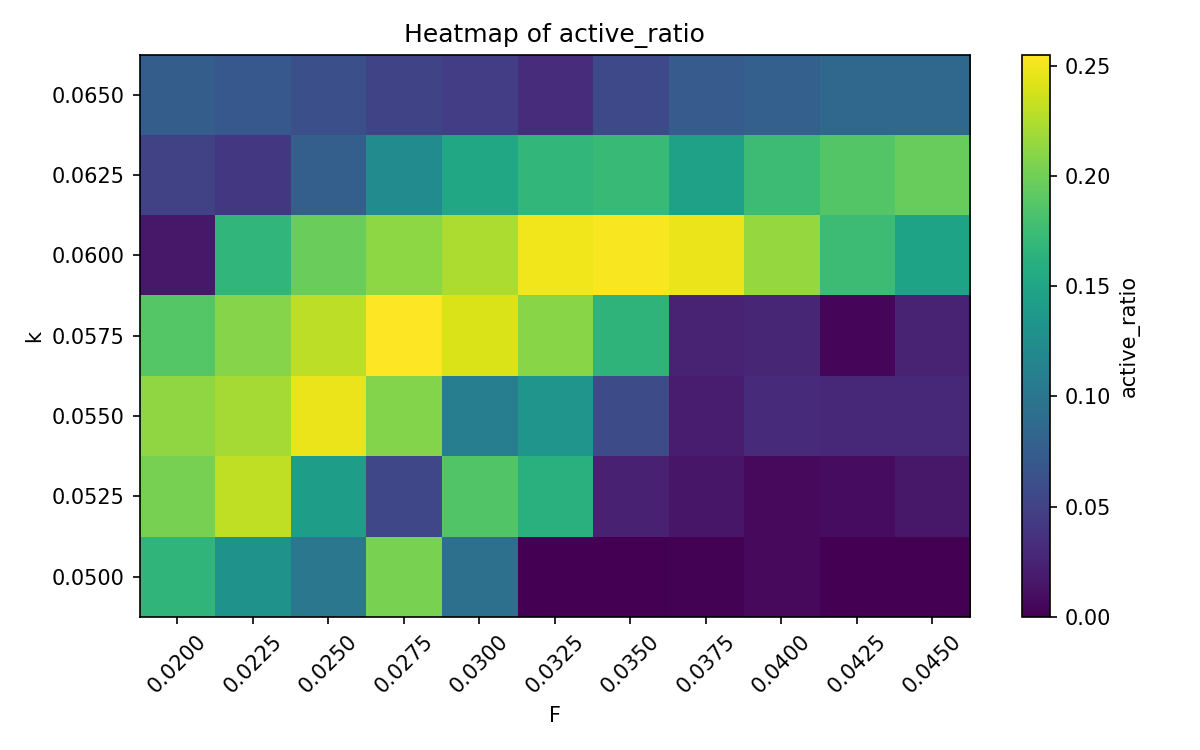
#> input picture refined_sweep_outputs/heatmap_active_ratio.png, 1200 x 750 px
$ python make_contact_sheet.py
#> lines starting #> are read from the running program, lines starting #| are printed output that depends on the picture
import os
import math
from PIL import Image, ImageDraw

INPUT_DIR = "refined_sweep_outputs"
OUTPUT_FILE = "refined_sweep_outputs/refined_contact_sheet.png"

image_files = [
    f for f in os.listdir(INPUT_DIR)
    if f.endswith(".png") and f != "contact_sheet.png"
]
image_files.sort()

if not image_files:
    raise ValueError("No PNG files found in refined_sweep_outputs")

thumb_w, thumb_h = 220, 220
label_h = 30
cols = 4
rows = math.ceil(len(image_files) / cols)

sheet_w = cols * thumb_w
sheet_h = rows * (thumb_h + label_h)

sheet = Image.new("RGB", (sheet_w, sheet_h), "white")
#> sheet: PIL image 880x250 RGB; every value is 255
draw = ImageDraw.Draw(sheet)

for idx, filename in enumerate(image_files):
    path = os.path.join(INPUT_DIR, filename)
    img = Image.open(path).convert("RGB")
    img = img.resize((thumb_w, thumb_h))
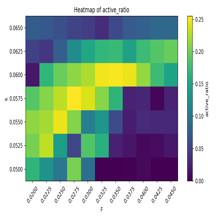
#> img: PIL image 220x220 RGB; mean R, G, B 161.4, 180.6, 169.8

    x = (idx % cols) * thumb_w
    y = (idx // cols) * (thumb_h + label_h)

    sheet.paste(img, (x, y))
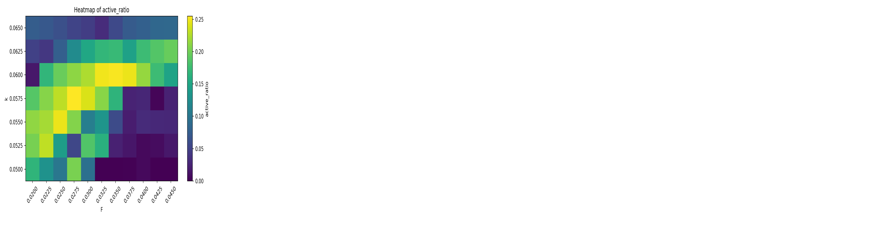
#> sheet: PIL image 880x250 RGB; mean R, G, B 234.4, 238.6, 236.2
    draw.text((x + 5, y + thumb_h + 5), filename.replace(".png", ""), fill="black")
#> pass 2 of the loop `for idx, filename in enumerate(image_files):`:
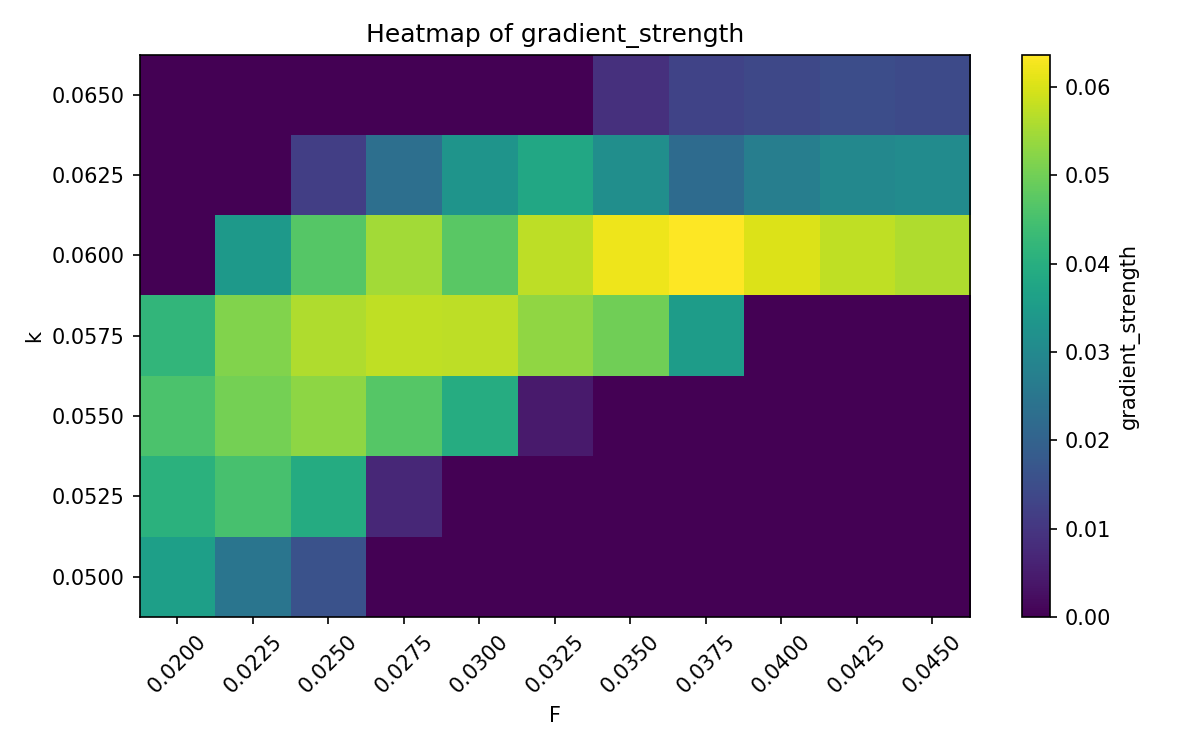
#> input picture refined_sweep_outputs/heatmap_gradient_strength.png, 1200 x 750 px
#> `img = img.resize((thumb_w, thumb_h))`:
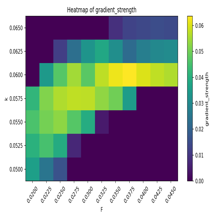
#> img: PIL image 220x220 RGB; mean R, G, B 158.4, 164.9, 165
#> `sheet.paste(img, (x, y))`:
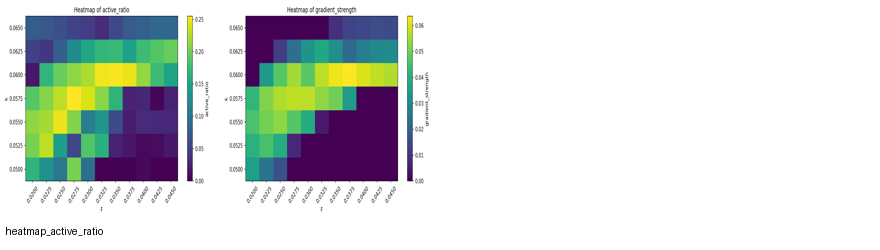
#> sheet: PIL image 880x250 RGB; mean R, G, B 212.9, 218.5, 216.2
#> pass 3 of the loop `for idx, filename in enumerate(image_files):`:
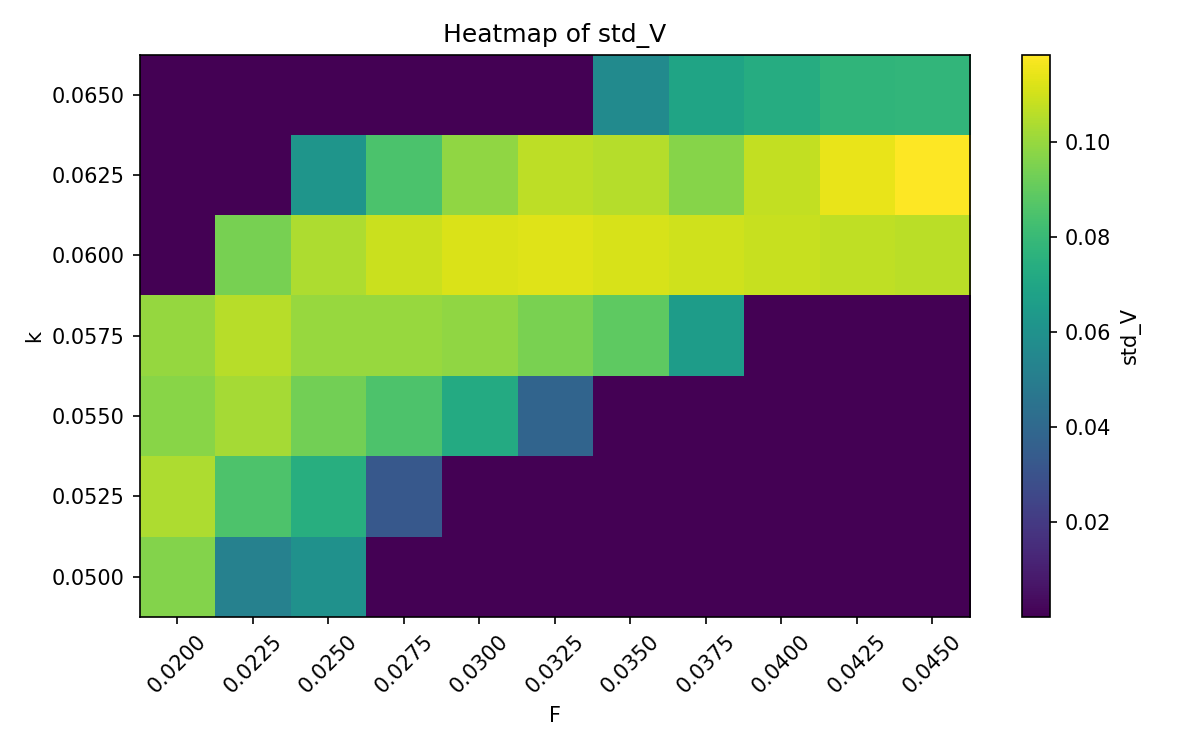
#> input picture refined_sweep_outputs/heatmap_std_V.png, 1200 x 750 px
#> `img = img.resize((thumb_w, thumb_h))`:
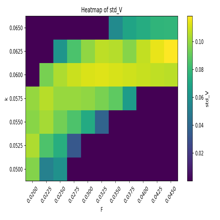
#> img: PIL image 220x220 RGB; mean R, G, B 169, 176.7, 158.3
#> `sheet.paste(img, (x, y))`:
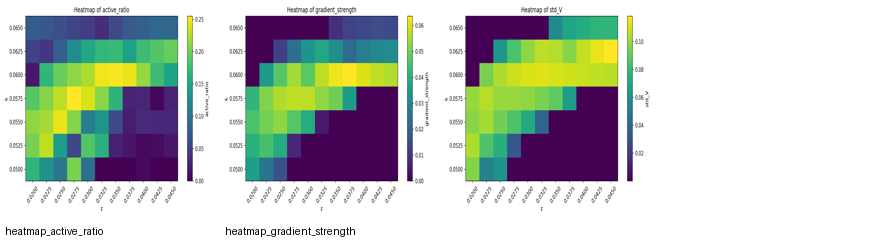
#> sheet: PIL image 880x250 RGB; mean R, G, B 193.6, 201, 194.6
#> the loop made 4 passes; the first 3 are shown

sheet.save(OUTPUT_FILE)
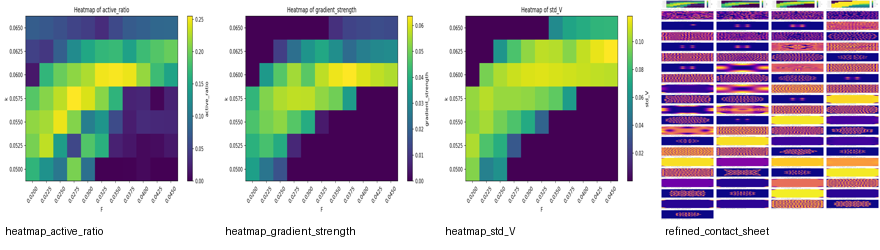
#> saved as refined_contact_sheet.png: PIL image 880x250 RGB; mean R, G, B 171.6, 169.8, 172.3
print(f"Saved contact sheet to {OUTPUT_FILE}")
